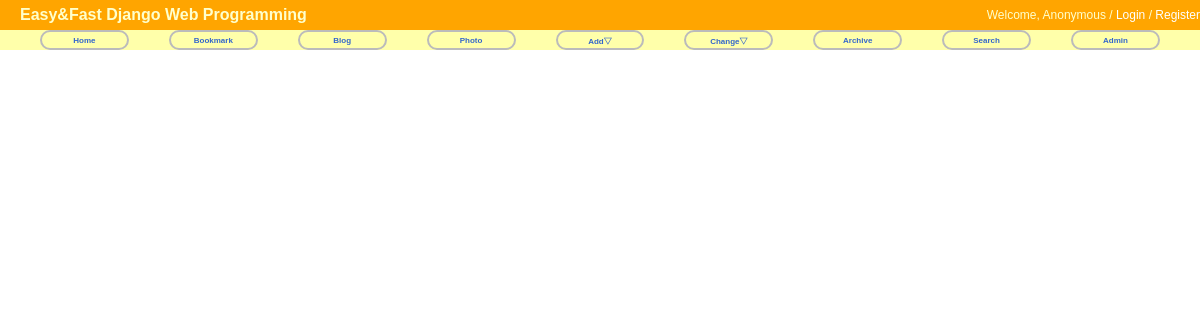
Before: /photo/ with the older database file.
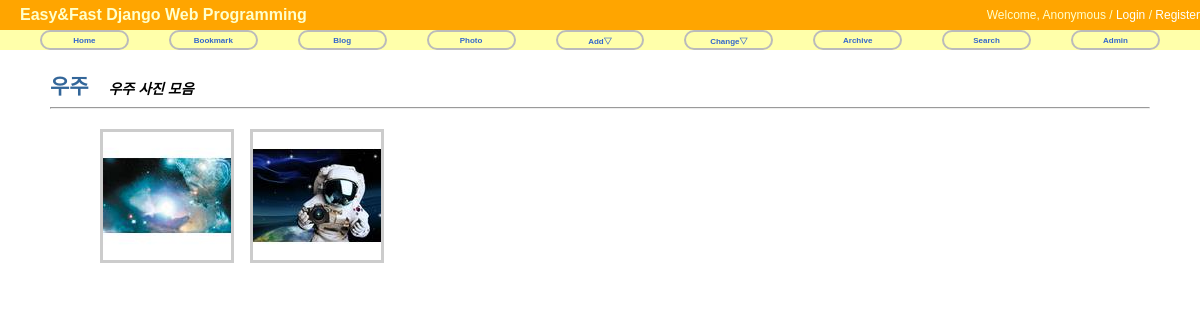
After: the same page with the newer database file.
### photo/models.py (models this page shows, shortened)
@python_2_unicode_compatible
class Album(models.Model):
    name = models.CharField(max_length=50)
    description = models.CharField('One Line Description', max_length=100, blank=True)
    owner = models.ForeignKey(User, null=True)
    class Meta:
        ordering = ['name']

@python_2_unicode_compatible
class Photo(models.Model):
    album = models.ForeignKey(Album)
    title = models.CharField(max_length=50)
    image = ThumbnailImageField(upload_to='photo/%Y/%m')
    description = models.TextField('Photo Description', blank=True)
    upload_date = models.DateTimeField('Upload Date', auto_now_add=True)
    owner = models.ForeignKey(User, null=True)
    class Meta:
        ordering = ['title']
    def get_absolute_url(self):
        return reverse('photo:photo_detail', args=(self.id,))

### photo/views.py (the view)
class AlbumLV(ListView):
    model = Album

### photo/fields.py (called while the page is built)
def _add_thumb(s):
    parts = s.split(".")
    parts.insert(-1, "thumb")  # 뒤에서 두번째에 thumb을 넣음
    if parts[-1].lower() not in ['jpeg', 'jpg']:
        parts[-1] = 'jpg'
    return ".".join(parts)

    def _get_thumb_url(self):  # 썸네일 url 주소를 가져옴
        return _add_thumb(self.url)

### templates/photo/album_list.html (shortened to what this page needs)
{% extends "base.html" %}
{% load staticfiles %}
{% block extrastyle %}{% static "photo/photo.css" %}{% endblock %}
{% block content %}
<div id="content">
    {% for item in object_list %}
    <div class="clear_float">
        <h2 style="display:inline"><a href="{% url 'photo:album_detail' item.id %}">
            {{ item.name }}
        </a></h2>
        &emsp;<b><i>{{ item.description }}</i></b>
    </div>
    <hr/>
    <div class="album-list">
        {% for photo in item.photo_set.all|slice:":5" %}
            <div class="album-list-photo">
                <a href="{{ photo.get_absolute_url }}">
                    <img class="thumbnail" src="{{ photo.image.thumb_url }}" />
                </a>
            </div>
        {% endfor %}
    </div>
    {% endfor %}
</div>
{% endblock %}

### templates/base.html (shortened to what this page needs)
<!DOCTYPE html>
<html lang="ko">
<head>
    {% load staticfiles %}
    <link rel="stylesheet" type="text/css" href="{% static "css/base.css" %}"/>
    <link rel="stylesheet" type="text/css" href="{% block extrastyle %}{% endblock %}"/>
</head>
<body>
    <div id="header">
        <h2 class="maintitle">Easy&amp;Fast Django Web Programming</h2>
        {% if user.is_active %}
            <h4 class="welcome">
                Welcome, <strong>{% firstof user.get_short_name user.get_username %}</strong>
                <a href="{% url 'password_change' %}">Change Password</a> /
                <a href="{% url 'logout' %}">Logout</a>
            </h4>
        {% else %}
            <h4 class="welcome">
                Welcome, Anonymous /
                <a href="{% url 'login' %}">Login</a> /
                <a href="{% url 'register' %}">Register</a>
            </h4>
        {% endif %}
    </div>
    <div id="menu">
        <li><a href="{% url 'home' %}">Home</a></li>
        <li><a href="{% url 'bookmark:index' %}">Bookmark</a></li>
        <li><a href="{% url 'blog:index' %}">Blog</a></li>
        <li><a href="{% url 'photo:index' %}">Photo</a></li>
        <li><a href="#">Add&bigtriangledown;</a>
        </li>
        <li><a href="#">Change&bigtriangledown;</a>
        </li>
        <li><a href="{% url 'blog:post_archive' %}">Archive</a></li>
        <li><a href="{% url 'blog:search' %}">Search</a></li>
        <li><a href="{% url 'admin:index' %}">Admin</a></li>
    </div>
{% block content %}{% endblock %}
</body>
</html>

### static/css/base.css (style rules this page uses)
body { font-family: "Lucida Grande", Verdana, Arial, sans-serif; font-size: 14px; }
div#header { position: absolute; top: 0px; left: 0px; height: 30px; width: 100%; display: table; background: orange; }
div#menu { position: absolute; top: 30px; left: 0px; height: 20px; width: 100%; display: table; table-layout: fixed; border-spacing: 40px 0px; background: #ffa; font-size: 8px; }
div#content { position: absolute; top: 70px; left: 50px; right: 50px; }
.maintitle { display: table-cell; vertical-align: middle; padding-left: 20px; color: #ffc; font-weight: bold; font-size: 16px; }
.welcome { display: table-cell; vertical-align: middle; text-align: right; padding-left: 20px; color: #ffc; font-weight: normal; font-size: 12px; }
.welcome a:link, .welcome a:visited { color: white; }
div#menu a:link, div#menu a:visited { color: #36c; }
div#menu > li { display: table-cell; vertical-align: middle; border: 2px solid #bbb; border-radius: 25px; text-align: center; font-weight: bold; }
a:link, a:visited { color: #369; text-decoration: none; }

### photo/static/photo/photo.css (style rules this page uses)
div.album-list { margin: 20px 50px; }
div.album-list-photo { float: left; width: 150px; height: 180px; }
img.thumbnail { border: 3px solid #ccc; }
div.clear_float { clear: both; }

Changed rows visible on the page:
added Album: name "우주", description "우주 사진 모음"
added Photo: shows a picture
added Photo: shows a picture
